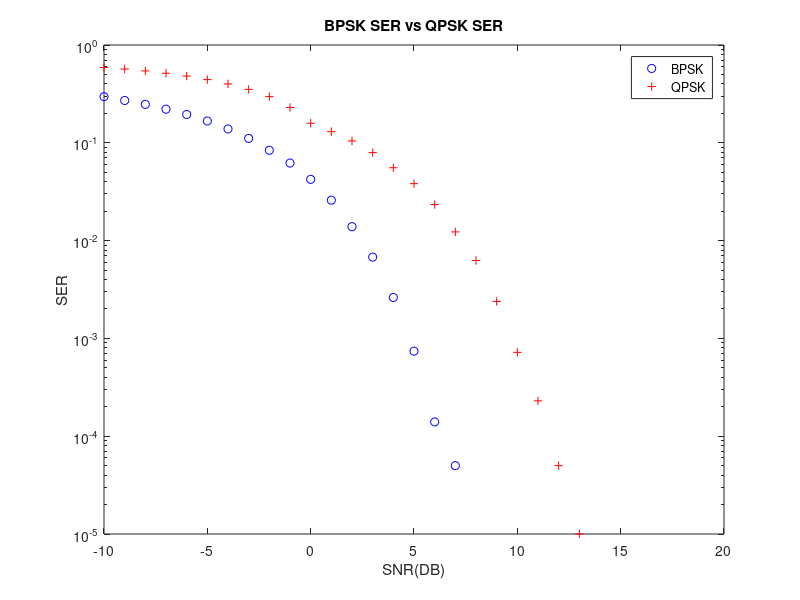
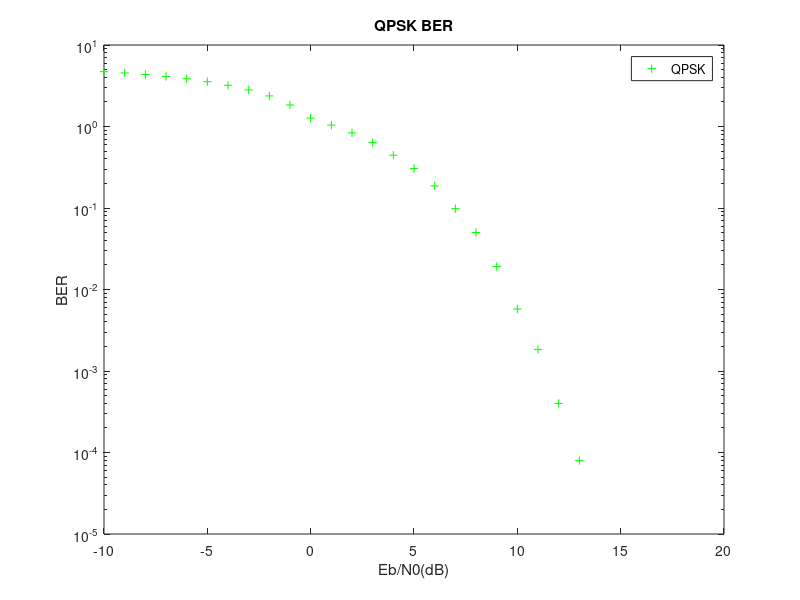
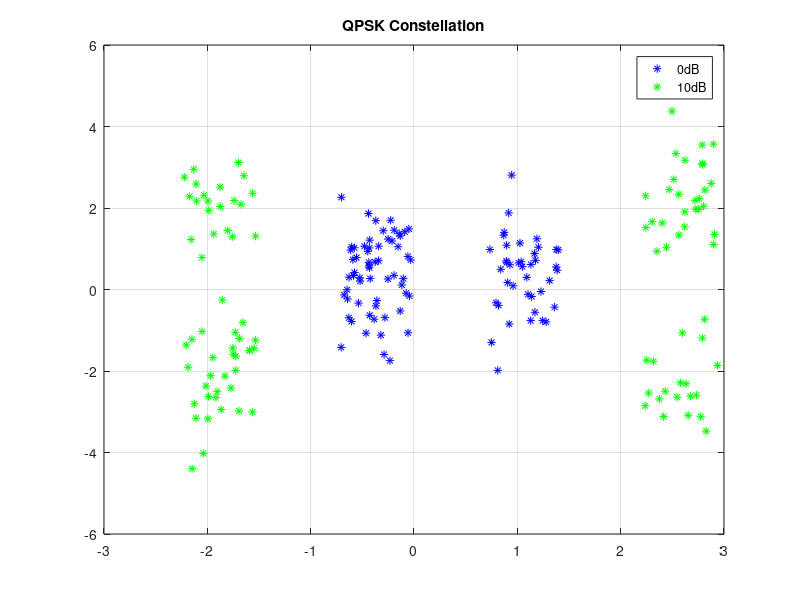

MATLAB code for these plots, in order:
%%Initialization
clear variables
clc

%% Parameters
SNR_dB = -10 : 1 : 20;
SNR_linear = 10.^(SNR_dB/10);
SER = zeros(1, length(SNR_dB));


for i = 1 : 1: length(SNR_dB)
    %% Prepration (DATA)

    nSymbol = 100000;
    
    BPSK_modulated_symbol = zeros(1, nSymbol);
    QPSK_modulated_symbol = zeros(1, nSymbol);


    M = 2;
        % 2: BPSK, 4: QPSK, 8: 8-PSK

        BPSK_data = randi([0, 1], 1, nSymbol);
        QPSK_data = randi([0, 3], 1, nSymbol);
        %%Modulation (BPSK)

    
        if M == 2
            BPSK_modulated_symbol(BPSK_data == 1) = (1+1i)/sqrt(2);
            BPSK_modulated_symbol(BPSK_data == 0) = (-1-1i)/sqrt(2);
        end

    Q = 4;
        if Q == 4
            QPSK_modulated_symbol(QPSK_data == 0) = (1+1i)/sqrt(2);
            QPSK_modulated_symbol(QPSK_data == 1) = (-1+1i)/sqrt(2);
            QPSK_modulated_symbol(QPSK_data == 2) = (-1-1i)/sqrt(2);
            QPSK_modulated_symbol(QPSK_data == 3) = (+1-1i)/sqrt(2);
          
        end
        %% Transmission Systems

        transmit_power = SNR_linear(i);
        BPSK_transmission_symbol = sqrt(transmit_power)*BPSK_modulated_symbol;
        QPSK_transmission_symbol = sqrt(transmit_power)*QPSK_modulated_symbol;

        AWGN = sqrt(1/2)*(rand(1, nSymbol) + 1j*randn(1, nSymbol));

        %% Receiver - Demoduation (BPSK)

        BPSK_received_symbol = BPSK_transmission_symbol + AWGN;
        QPSK_received_symbol = QPSK_transmission_symbol + AWGN;

        BPSK_recovered_data = zeros(1, nSymbol);
        QPSK_recovered_data = zeros(1, nSymbol);

        if M == 2
            BPSK_recovered_data((real(BPSK_received_symbol) + imag(BPSK_received_symbol)) > 0) = 1;
            BPSK_recovered_data((real(BPSK_received_symbol) + imag(BPSK_received_symbol)) < 0) = 0;
        end

        if Q == 4
            QPSK_recovered_data(0 <= real(QPSK_received_symbol) & 0 < imag(QPSK_received_symbol)) = 0;
            QPSK_recovered_data(0 > real(QPSK_received_symbol) & 0 <= imag(QPSK_received_symbol)) = 1;
            QPSK_recovered_data(0 > real(QPSK_received_symbol) & 0 > imag(QPSK_received_symbol)) = 2;
            QPSK_recovered_data(0 <= real(QPSK_received_symbol) & 0 > imag(QPSK_received_symbol)) = 3;

        end

    %% Sum

    BPSK_SER(i) = sum(BPSK_data ~= BPSK_recovered_data) / nSymbol;
    QPSK_SER(i) = sum(QPSK_data ~= QPSK_recovered_data) / nSymbol;
    QPSK_BER(i) = sum(QPSK_data ~= QPSK_recovered_data) / nSymbol * 8;
    

end

%% Ploting SER Curve Plotting
figure(1);
semilogy(SNR_dB, BPSK_SER, 'bo');
hold on
semilogy(SNR_dB, QPSK_SER, 'r+');
ylim([10^-5 1]); xlim([-10 20]);
ylabel('SER'); xlabel('SNR(DB)');
title('BPSK SER vs QPSK SER');
legend('BPSK', 'QPSK');

%% Ploting BER Curve Plotting
figure(2);
semilogy(SNR_dB, QPSK_BER, 'g+');
ylabel('BER'); xlabel('Eb/N0(dB)');
title('QPSK BER');
legend('QPSK');


%% QPSK Constellation

%% Parameters
SNR_dB = 0;
SNR_linear = 10.^(SNR_dB/10);
SER = zeros(1, length(SNR_dB));


for i = 1 : 1: length(SNR_dB)
    %% Prepration (DATA)

    nSymbol = 100;
    
    QPSK_modulated_symbol = zeros(1, nSymbol);

    QPSK_data = randi([0, 3], 1, nSymbol);
    %%Modulation (BPSK)

    Q = 4; % 2: BPSK, 4: QPSK, 8: 8-PSK
        if Q == 4
            QPSK_modulated_symbol(QPSK_data == 0) = (1+1i)/sqrt(2);
            QPSK_modulated_symbol(QPSK_data == 1) = (-1+1i)/sqrt(2);
            QPSK_modulated_symbol(QPSK_data == 2) = (-1-1i)/sqrt(2);
            QPSK_modulated_symbol(QPSK_data == 3) = (+1-1i)/sqrt(2);
          
        end
        %% Transmission Systems

        transmit_power = SNR_linear(i);
        QPSK_transmission_symbol = sqrt(transmit_power)*QPSK_modulated_symbol;

        AWGN = sqrt(1/2)*(rand(1, nSymbol) + 1j*randn(1, nSymbol));
        
        %% Receiver - Demoduation (BPSK)

        QPSK_received_symbol = QPSK_transmission_symbol + AWGN;


end

figure(3);
plot(real(QPSK_received_symbol), imag(QPSK_received_symbol), 'b*');
grid on;
hold on
%% Parameters
SNR_dB = 10;
SNR_linear = 10.^(SNR_dB/10);
SER = zeros(1, length(SNR_dB));


for i = 1 : 1: length(SNR_dB)
    %% Prepration (DATA)

    nSymbol = 100;
    
    QPSK_modulated_symbol = zeros(1, nSymbol);

    QPSK_data = randi([0, 3], 1, nSymbol);
    %%Modulation (BPSK)

    Q = 4; % 2: BPSK, 4: QPSK, 8: 8-PSK
        if Q == 4
            QPSK_modulated_symbol(QPSK_data == 0) = (1+1i)/sqrt(2);
            QPSK_modulated_symbol(QPSK_data == 1) = (-1+1i)/sqrt(2);
            QPSK_modulated_symbol(QPSK_data == 2) = (-1-1i)/sqrt(2);
            QPSK_modulated_symbol(QPSK_data == 3) = (+1-1i)/sqrt(2);
          
        end
        %% Transmission Systems

        transmit_power = SNR_linear(i);
        QPSK_transmission_symbol = sqrt(transmit_power)*QPSK_modulated_symbol;

        AWGN = sqrt(1/2)*(rand(1, nSymbol) + 1j*randn(1, nSymbol));
        
        %% Receiver - Demoduation (BPSK)

        QPSK_received_symbol = QPSK_transmission_symbol + AWGN;

end
plot(real(QPSK_received_symbol), imag(QPSK_received_symbol), 'g*');
title('QPSK Constellation');
legend('0dB', '10dB');
